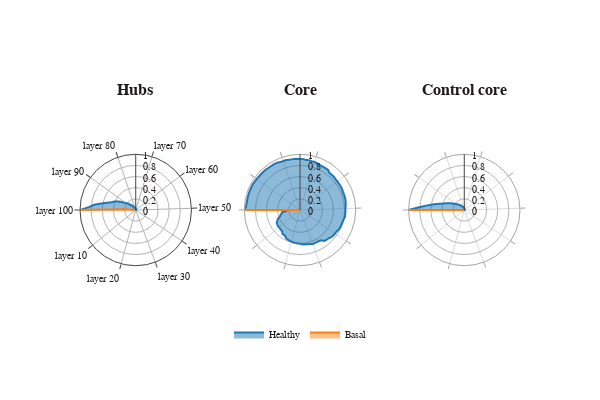

The notebook cell saved with this chart:
### Markdown cell above
## Figures

### Code cell
fig = make_subplots(rows=1, cols=3, specs=[[{'type': 'polar'}]*3],
                   horizontal_spacing=0.12,
                   subplot_titles=['<b>Hubs<b>', '<b>Core<b>', '<b>Control core<b>'])

# Hubs
fig.add_trace(
    go.Scatterpolar(
      r=int_hubs_h['cumulative_intersection'],
      theta=int_hubs_h['layer'],
      fill='toself',
      name='Healthy',
),
    col=1, row=1
)
fig.add_trace(go.Scatterpolar(
      r=int_hubs_b['cumulative_intersection'],
      theta=int_hubs_b['layer'],
      fill='toself',
      name='Basal',
),
    col=1, row=1)

# Cores
fig.add_trace(go.Scatterpolar(
      r=int_cores_h['cumulative_intersection'],
      theta=int_cores_h['layer'],
      fill='toself',
      name='Healthy',
    line=dict(color='#1f77b4'),
    showlegend=False
),
    col=2, row=1)
fig.add_trace(go.Scatterpolar(
      r=int_cores_b['cumulative_intersection'],
      theta=int_cores_b['layer'],
      fill='toself',
      name='Basal',
    line=dict(color='#ff7f0e'),
    showlegend=False
),
    col=2, row=1)


# SBM
fig.add_trace(go.Scatterpolar(
      r=int_sbm_h['cumulative_intersection'],
      theta=int_sbm_b['layer'],
      fill='toself',
      name='Healthy',
    line=dict(color='#1f77b4'),
    showlegend=False
),
    col=3, row=1)

fig.add_trace(go.Scatterpolar(
      r=int_sbm_b['cumulative_intersection'],
      theta=int_sbm_b['layer'],
      fill='toself',
      name='Basal',
    line=dict(color='#ff7f0e'),
    showlegend=False
),
    col=3, row=1)

fig.update_layout(
    legend=dict(orientation='h',yanchor='top',xanchor='center',
                y=0, x=0.5),
    font=dict(
        family="Computer Modern",
        size=10,
        color="#1f1a1a"
    ),
    height=400,
    width=600,
    template=None,
    polar = dict(
        sector = [0, 360],
        hole=0,
        radialaxis = dict(
            angle = 90,
            range=[0, 1], showticklabels=True, ticks=''),
        angularaxis = dict(
            rotation= 180,
            direction= 'clockwise',
            showticklabels=True, tickmode='array',
                                    tickvals= list(range(0,91,10)),
                             ticks='outside', tickangle=0, 
                            ticktext=list(range(100,10,10)),
                           
    ),
        
    ),
    polar2 = dict(
        sector = [0, 360],
        hole=0,
        radialaxis = dict(
            angle=90,
            range=[0, 1], showticklabels=True, ticks=''),
            bgcolor='white',
        angularaxis = dict(
            color='#a5a5a5',
            rotation= 180,
            direction= 'clockwise',
            showticklabels=False, tickmode='array',
                                    tickvals= list(range(0,91,10)),
                             ticks='outside', tickangle=0, 
                            ticktext=list(range(100,10,10)),
                           
    ),
        
    ),
    polar3 = dict(
        sector = [0, 360],
        hole=0,
        radialaxis = dict(
            angle=90,
            range=[0, 1], showticklabels=True, ticks=''),
            bgcolor='white',
        angularaxis = dict(
            color='#a5a5a5',
            rotation= 180,
            direction= 'clockwise',
            showticklabels=False, tickmode='array',
                                    tickvals= list(range(0,91,10)),
                             ticks='outside', tickangle=0, 
                            ticktext=list(range(100,10,10)),
                           
    ),
        
    )
)

fig.show()
fig.write_image(join(FIG, "organization.pdf"),
               format='pdf')

### Figure 1 — Plotly figure (JSON) as saved in the notebook; plotly's stock layout.template omitted (floating-point values rounded to 4 significant figures)
{"data": [{"fill": "toself", "name": "Healthy", "r": [1, 0.8443, 0.7523, 0.6285, 0.5328, 0.4559, 0.4146, 0.3565, 0.3096, 0.242, 0.212, 0.1839, 0.1538, 0.1276, 0.1144, 0.09944, 0.07692, 0.06379, 0.0469, 0.03752, 0.03377, 0.03189, 0.02627, 0.02439, 0.02064, 0.01876, 0.01876, 0.01501, 0.01313, 0.01313, 0.005629, 0.005629, 0.003752, 0.003752, 0.003752, 0.003752, 0.003752, 0.003752, 0.001876, 0.001876, 0.001876, 0.001876, 0.001876, 0.001876, 0, 0, 0, 0, 0, 0, 0, 0, 0, 0, 0, 0, 0, 0, 0, 0, 0, 0, 0, 0, 0, 0, 0, 0, 0, 0, 0, 0, 0, 0, 0, 0, 0, 0, 0, 0, 0, 0, 0, 0, 0, 0, 0, 0, 0, 0, 0, 0, 0, 0, 0, 0, 0, 0, 0, 0, 0], "subplot": "polar", "theta": ["layer 100", "layer 99", "layer 98", "layer 97", "layer 96", "layer 95", "layer 94", "layer 93", "layer 92", "layer 91", "layer 90", "layer 89", "layer 88", "layer 87", "layer 86", "layer 85", "layer 84", "layer 83", "layer 82", "layer 81", "layer 80", "layer 79", "layer 78", "layer 77", "layer 76", "layer 75", "layer 74", "layer 73", "layer 72", "layer 71", "layer 70", "layer 69", "layer 68", "layer 67", "layer 66", "layer 65", "layer 64", "layer 63", "layer 62", "layer 61", "layer 60", "layer 59", "layer 58", "layer 57", "layer 56", "layer 55", "layer 54", "layer 53", "layer 52", "layer 51", "layer 50", "layer 49", "layer 48", "layer 47", "layer 46", "layer 45", "layer 44", "layer 43", "layer 42", "layer 41", "layer 40", "layer 39", "layer 38", "layer 37", "layer 36", "layer 35", "layer 34", "layer 33", "layer 32", "layer 31", "layer 30", "layer 29", "layer 28", "layer 27", "layer 26", "layer 25", "layer 24", "layer 23", "layer 22", "layer 21", "layer 20", "layer 19", "layer 18", "layer 17", "layer 16", "layer 15", "layer 14", "layer 13", "layer 12", "layer 11", "layer 10", "layer 9", "layer 8", "layer 7", "layer 6", "layer 5", "layer 4", "layer 3", "layer 2", "layer 1", "layer 0"], "type": "scatterpolar"}, {"fill": "toself", "name": "Basal", "r": [1, 0.1929, 0.05056, 0.005618, 0, 0, 0, 0, 0, 0, 0, 0, 0, 0, 0, 0, 0, 0, 0, 0, 0, 0, 0, 0, 0, 0, 0, 0, 0, 0, 0, 0, 0, 0, 0, 0, 0, 0, 0, 0, 0, 0, 0, 0, 0, 0, 0, 0, 0, 0, 0, 0, 0, 0, 0, 0, 0, 0, 0, 0, 0, 0, 0, 0, 0, 0, 0, 0, 0, 0, 0, 0, 0, 0, 0, 0, 0, 0, 0, 0, 0, 0, 0, 0, 0, 0, 0, 0, 0, 0, 0, 0, 0, 0, 0, 0, 0, 0, 0, 0, 0], "subplot": "polar", "theta": ["layer 100", "layer 99", "layer 98", "layer 97", "layer 96", "layer 95", "layer 94", "layer 93", "layer 92", "layer 91", "layer 90", "layer 89", "layer 88", "layer 87", "layer 86", "layer 85", "layer 84", "layer 83", "layer 82", "layer 81", "layer 80", "layer 79", "layer 78", "layer 77", "layer 76", "layer 75", "layer 74", "layer 73", "layer 72", "layer 71", "layer 70", "layer 69", "layer 68", "layer 67", "layer 66", "layer 65", "layer 64", "layer 63", "layer 62", "layer 61", "layer 60", "layer 59", "layer 58", "layer 57", "layer 56", "layer 55", "layer 54", "layer 53", "layer 52", "layer 51", "layer 50", "layer 49", "layer 48", "layer 47", "layer 46", "layer 45", "layer 44", "layer 43", "layer 42", "layer 41", "layer 40", "layer 39", "layer 38", "layer 37", "layer 36", "layer 35", "layer 34", "layer 33", "layer 32", "layer 31", "layer 30", "layer 29", "layer 28", "layer 27", "layer 26", "layer 25", "layer 24", "layer 23", "layer 22", "layer 21", "layer 20", "layer 19", "layer 18", "layer 17", "layer 16", "layer 15", "layer 14", "layer 13", "layer 12", "layer 11", "layer 10", "layer 9", "layer 8", "layer 7", "layer 6", "layer 5", "layer 4", "layer 3", "layer 2", "layer 1", "layer 0"], "type": "scatterpolar"}, {"fill": "toself", "line": {"color": "#1f77b4"}, "name": "Healthy", "r": [1, 0.9716, 0.9645, 0.9645, 0.9645, 0.9645, 0.9645, 0.9645, 0.9645, 0.9574, 0.9574, 0.9504, 0.9504, 0.9504, 0.9504, 0.9433, 0.9433, 0.9433, 0.9433, 0.9291, 0.9291, 0.9291, 0.922, 0.922, 0.922, 0.9149, 0.9149, 0.9078, 0.9078, 0.9007, 0.9007, 0.8936, 0.8794, 0.8794, 0.8794, 0.8794, 0.8511, 0.8511, 0.8511, 0.844, 0.844, 0.844, 0.844, 0.844, 0.8369, 0.8369, 0.8369, 0.8369, 0.8298, 0.8227, 0.8156, 0.8156, 0.8156, 0.8156, 0.8014, 0.7943, 0.7872, 0.7872, 0.7801, 0.7589, 0.7589, 0.7518, 0.7447, 0.7234, 0.7163, 0.7092, 0.6596, 0.6525, 0.6525, 0.6525, 0.6525, 0.6383, 0.6312, 0.6241, 0.6241, 0.617, 0.6028, 0.6028, 0.5957, 0.5957, 0.5887, 0.5816, 0.5745, 0.5674, 0.539, 0.5319, 0.5319, 0.4965, 0.4965, 0.4894, 0.4894, 0.4894, 0.4823, 0.4752, 0.4468, 0.4255, 0.3759, 0.3617, 0.3333, 0.3262, 0.227], "showlegend": false, "subplot": "polar2", "theta": ["layer 100", "layer 99", "layer 98", "layer 97", "layer 96", "layer 95", "layer 94", "layer 93", "layer 92", "layer 91", "layer 90", "layer 89", "layer 88", "layer 87", "layer 86", "layer 85", "layer 84", "layer 83", "layer 82", "layer 81", "layer 80", "layer 79", "layer 78", "layer 77", "layer 76", "layer 75", "layer 74", "layer 73", "layer 72", "layer 71", "layer 70", "layer 69", "layer 68", "layer 67", "layer 66", "layer 65", "layer 64", "layer 63", "layer 62", "layer 61", "layer 60", "layer 59", "layer 58", "layer 57", "layer 56", "layer 55", "layer 54", "layer 53", "layer 52", "layer 51", "layer 50", "layer 49", "layer 48", "layer 47", "layer 46", "layer 45", "layer 44", "layer 43", "layer 42", "layer 41", "layer 40", "layer 39", "layer 38", "layer 37", "layer 36", "layer 35", "layer 34", "layer 33", "layer 32", "layer 31", "layer 30", "layer 29", "layer 28", "layer 27", "layer 26", "layer 25", "layer 24", "layer 23", "layer 22", "layer 21", "layer 20", "layer 19", "layer 18", "layer 17", "layer 16", "layer 15", "layer 14", "layer 13", "layer 12", "layer 11", "layer 10", "layer 9", "layer 8", "layer 7", "layer 6", "layer 5", "layer 4", "layer 3", "layer 2", "layer 1", "layer 0"], "type": "scatterpolar"}, {"fill": "toself", "line": {"color": "#ff7f0e"}, "name": "Basal", "r": [1, 0, 0, 0, 0, 0, 0, 0, 0, 0, 0, 0, 0, 0, 0, 0, 0, 0, 0, 0, 0, 0, 0, 0, 0, 0, 0, 0, 0, 0, 0, 0, 0, 0, 0, 0, 0, 0, 0, 0, 0, 0, 0, 0, 0, 0, 0, 0, 0, 0, 0, 0, 0, 0, 0, 0, 0, 0, 0, 0, 0, 0, 0, 0, 0, 0, 0, 0, 0, 0, 0, 0, 0, 0, 0, 0, 0, 0, 0, 0, 0, 0, 0, 0, 0, 0, 0, 0, 0, 0, 0, 0, 0, 0, 0, 0, 0, 0, 0, 0, 0], "showlegend": false, "subplot": "polar2", "theta": ["layer 100", "layer 99", "layer 98", "layer 97", "layer 96", "layer 95", "layer 94", "layer 93", "layer 92", "layer 91", "layer 90", "layer 89", "layer 88", "layer 87", "layer 86", "layer 85", "layer 84", "layer 83", "layer 82", "layer 81", "layer 80", "layer 79", "layer 78", "layer 77", "layer 76", "layer 75", "layer 74", "layer 73", "layer 72", "layer 71", "layer 70", "layer 69", "layer 68", "layer 67", "layer 66", "layer 65", "layer 64", "layer 63", "layer 62", "layer 61", "layer 60", "layer 59", "layer 58", "layer 57", "layer 56", "layer 55", "layer 54", "layer 53", "layer 52", "layer 51", "layer 50", "layer 49", "layer 48", "layer 47", "layer 46", "layer 45", "layer 44", "layer 43", "layer 42", "layer 41", "layer 40", "layer 39", "layer 38", "layer 37", "layer 36", "layer 35", "layer 34", "layer 33", "layer 32", "layer 31", "layer 30", "layer 29", "layer 28", "layer 27", "layer 26", "layer 25", "layer 24", "layer 23", "layer 22", "layer 21", "layer 20", "layer 19", "layer 18", "layer 17", "layer 16", "layer 15", "layer 14", "layer 13", "layer 12", "layer 11", "layer 10", "layer 9", "layer 8", "layer 7", "layer 6", "layer 5", "layer 4", "layer 3", "layer 2", "layer 1", "layer 0"], "type": "scatterpolar"}, {"fill": "toself", "line": {"color": "#1f77b4"}, "name": "Healthy", "r": [1, 0.8109, 0.6687, 0.5549, 0.4586, 0.3829, 0.3293, 0.285, 0.2433, 0.2137, 0.1862, 0.1641, 0.1437, 0.1264, 0.1131, 0.1, 0.08697, 0.07877, 0.06996, 0.06256, 0.05639, 0.05111, 0.04652, 0.04203, 0.03833, 0.03463, 0.03102, 0.02881, 0.02591, 0.0237, 0.0222, 0.02018, 0.01859, 0.01727, 0.01516, 0.01383, 0.01242, 0.01137, 0.01057, 0.009516, 0.009252, 0.008899, 0.008635, 0.00793, 0.007578, 0.007049, 0.006697, 0.006256, 0.005992, 0.005815, 0.005727, 0.005639, 0.005199, 0.005111, 0.004846, 0.004494, 0.004141, 0.003965, 0.003789, 0.003701, 0.003525, 0.003436, 0.00326, 0.00326, 0.003172, 0.003084, 0.002996, 0.002908, 0.00282, 0.002732, 0.002555, 0.002379, 0.002379, 0.002291, 0.002291, 0.002291, 0.002203, 0.002115, 0.002115, 0.002115, 0.002115, 0.002027, 0.001938, 0.001938, 0.001938, 0.00185, 0.001762, 0.001586, 0.001498, 0.00141, 0.00141, 0.001322, 0.001322, 0.001234, 0.001234, 0.001234, 0.001234, 0.001234, 0.001145, 0.001145, 0.001145], "showlegend": false, "subplot": "polar3", "theta": ["layer 100", "layer 99", "layer 98", "layer 97", "layer 96", "layer 95", "layer 94", "layer 93", "layer 92", "layer 91", "layer 90", "layer 89", "layer 88", "layer 87", "layer 86", "layer 85", "layer 84", "layer 83", "layer 82", "layer 81", "layer 80", "layer 79", "layer 78", "layer 77", "layer 76", "layer 75", "layer 74", "layer 73", "layer 72", "layer 71", "layer 70", "layer 69", "layer 68", "layer 67", "layer 66", "layer 65", "layer 64", "layer 63", "layer 62", "layer 61", "layer 60", "layer 59", "layer 58", "layer 57", "layer 56", "layer 55", "layer 54", "layer 53", "layer 52", "layer 51", "layer 50", "layer 49", "layer 48", "layer 47", "layer 46", "layer 45", "layer 44", "layer 43", "layer 42", "layer 41", "layer 40", "layer 39", "layer 38", "layer 37", "layer 36", "layer 35", "layer 34", "layer 33", "layer 32", "layer 31", "layer 30", "layer 29", "layer 28", "layer 27", "layer 26", "layer 25", "layer 24", "layer 23", "layer 22", "layer 21", "layer 20", "layer 19", "layer 18", "layer 17", "layer 16", "layer 15", "layer 14", "layer 13", "layer 12", "layer 11", "layer 10", "layer 9", "layer 8", "layer 7", "layer 6", "layer 5", "layer 4", "layer 3", "layer 2", "layer 1", "layer 0"], "type": "scatterpolar"}, {"fill": "toself", "line": {"color": "#ff7f0e"}, "name": "Basal", "r": [1, 0, 0, 0, 0, 0, 0, 0, 0, 0, 0, 0, 0, 0, 0, 0, 0, 0, 0, 0, 0, 0, 0, 0, 0, 0, 0, 0, 0, 0, 0, 0, 0, 0, 0, 0, 0, 0, 0, 0, 0, 0, 0, 0, 0, 0, 0, 0, 0, 0, 0, 0, 0, 0, 0, 0, 0, 0, 0, 0, 0, 0, 0, 0, 0, 0, 0, 0, 0, 0, 0, 0, 0, 0, 0, 0, 0, 0, 0, 0, 0, 0, 0, 0, 0, 0, 0, 0, 0, 0, 0, 0, 0, 0, 0, 0, 0, 0, 0, 0, 0], "showlegend": false, "subplot": "polar3", "theta": ["layer 100", "layer 99", "layer 98", "layer 97", "layer 96", "layer 95", "layer 94", "layer 93", "layer 92", "layer 91", "layer 90", "layer 89", "layer 88", "layer 87", "layer 86", "layer 85", "layer 84", "layer 83", "layer 82", "layer 81", "layer 80", "layer 79", "layer 78", "layer 77", "layer 76", "layer 75", "layer 74", "layer 73", "layer 72", "layer 71", "layer 70", "layer 69", "layer 68", "layer 67", "layer 66", "layer 65", "layer 64", "layer 63", "layer 62", "layer 61", "layer 60", "layer 59", "layer 58", "layer 57", "layer 56", "layer 55", "layer 54", "layer 53", "layer 52", "layer 51", "layer 50", "layer 49", "layer 48", "layer 47", "layer 46", "layer 45", "layer 44", "layer 43", "layer 42", "layer 41", "layer 40", "layer 39", "layer 38", "layer 37", "layer 36", "layer 35", "layer 34", "layer 33", "layer 32", "layer 31", "layer 30", "layer 29", "layer 28", "layer 27", "layer 26", "layer 25", "layer 24", "layer 23", "layer 22", "layer 21", "layer 20", "layer 19", "layer 18", "layer 17", "layer 16", "layer 15", "layer 14", "layer 13", "layer 12", "layer 11", "layer 10", "layer 9", "layer 8", "layer 7", "layer 6", "layer 5", "layer 4", "layer 3", "layer 2", "layer 1", "layer 0"], "type": "scatterpolar"}], "layout": {"annotations": [{"font": {"size": 16}, "showarrow": false, "text": "<b>Hubs<b>", "x": 0.1267, "xanchor": "center", "xref": "paper", "y": 1, "yanchor": "bottom", "yref": "paper"}, {"font": {"size": 16}, "showarrow": false, "text": "<b>Core<b>", "x": 0.5, "xanchor": "center", "xref": "paper", "y": 1, "yanchor": "bottom", "yref": "paper"}, {"font": {"size": 16}, "showarrow": false, "text": "<b>Control core<b>", "x": 0.8733, "xanchor": "center", "xref": "paper", "y": 1, "yanchor": "bottom", "yref": "paper"}], "font": {"color": "#1f1a1a", "family": "Computer Modern", "size": 10}, "height": 400, "legend": {"orientation": "h", "x": 0.5, "xanchor": "center", "y": 0, "yanchor": "top"}, "polar": {"angularaxis": {"direction": "clockwise", "rotation": -180, "showticklabels": true, "tickangle": 0, "tickmode": "array", "ticks": "outside", "ticktext": [], "tickvals": [0, 10, 20, 30, 40, 50, 60, 70, 80, 90]}, "domain": {"x": [0, 0.2533], "y": [0, 1]}, "hole": 0, "radialaxis": {"angle": 90, "range": [0, 1], "showticklabels": true, "ticks": ""}, "sector": [0, 360]}, "polar2": {"angularaxis": {"color": "#a5a5a5", "direction": "clockwise", "rotation": -180, "showticklabels": false, "tickangle": 0, "tickmode": "array", "ticks": "outside", "ticktext": [], "tickvals": [0, 10, 20, 30, 40, 50, 60, 70, 80, 90]}, "bgcolor": "white", "domain": {"x": [0.3733, 0.6267], "y": [0, 1]}, "hole": 0, "radialaxis": {"angle": 90, "range": [0, 1], "showticklabels": true, "ticks": ""}, "sector": [0, 360]}, "polar3": {"angularaxis": {"color": "#a5a5a5", "direction": "clockwise", "rotation": -180, "showticklabels": false, "tickangle": 0, "tickmode": "array", "ticks": "outside", "ticktext": [], "tickvals": [0, 10, 20, 30, 40, 50, 60, 70, 80, 90]}, "bgcolor": "white", "domain": {"x": [0.7467, 1], "y": [0, 1]}, "hole": 0, "radialaxis": {"angle": 90, "range": [0, 1], "showticklabels": true, "ticks": ""}, "sector": [0, 360]}, "width": 600}}
